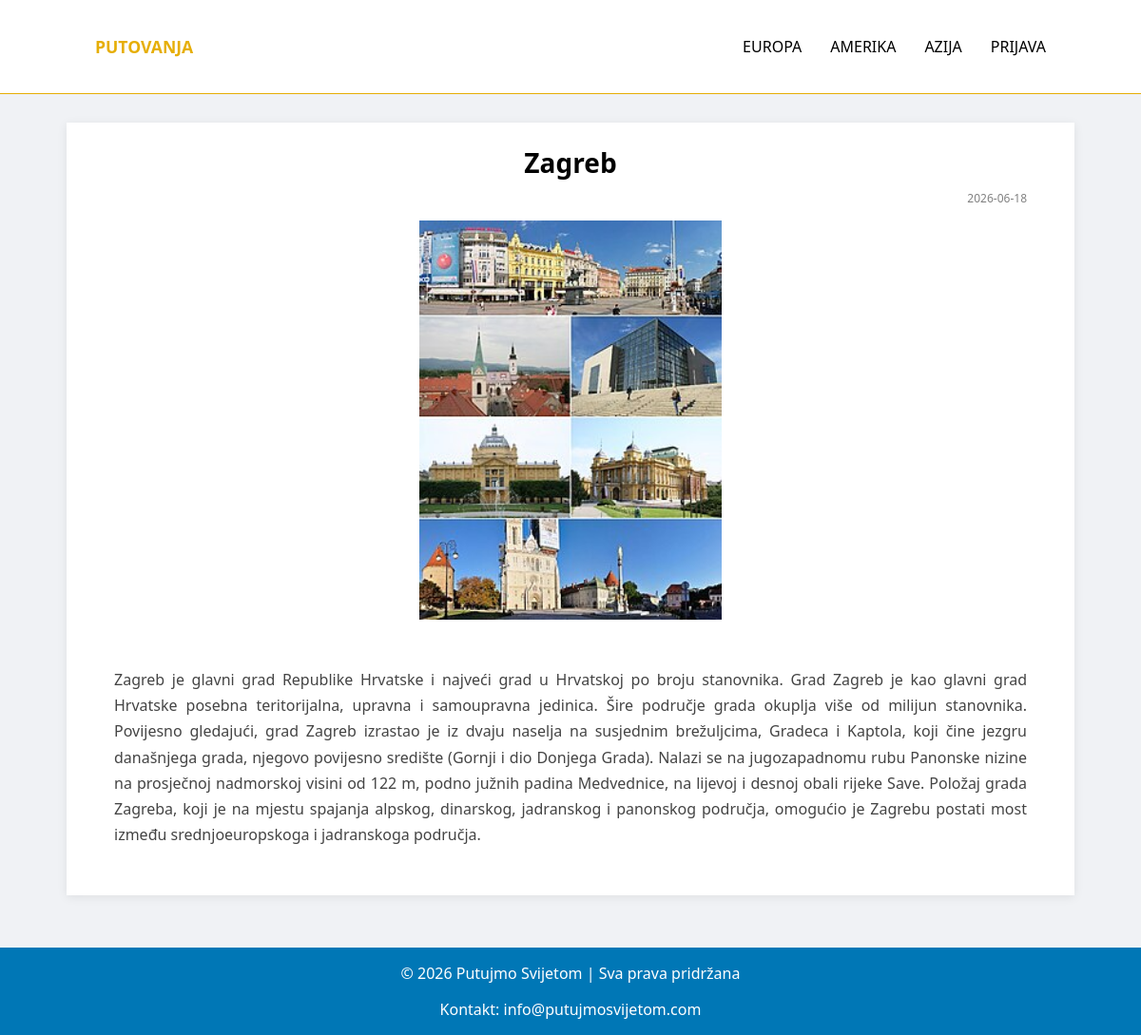
The page /clanak.php?id=3 on the database its author committed.
### tables this page shows
CREATE TABLE `destinacije` (
  `id` int(11) NOT NULL,
  `datum` date NOT NULL,
  `naslov` varchar(100) NOT NULL,
  `sazetak` text NOT NULL,
  `tekst` text NOT NULL,
  `slika` varchar(100) NOT NULL,
  `kategorija` varchar(50) NOT NULL,
  `arhiva` tinyint(1) DEFAULT 0
);

### clanak.php (the view, shortened to what this page needs)
<?php
include 'connect.php';
$id = intval($_GET['id']);
$sql = "SELECT * FROM destinacije WHERE id = $id AND arhiva = 0";
$result = $conn->query($sql);
$row = $result->fetch_assoc();
?>
<!DOCTYPE html>
<html lang="hr">
<head>
    <link rel="stylesheet" href="style.css">
</head>
<body>
<?php include 'header.php'; ?>
<main >
    <section>
        <h1 class="naslov">
        <?php echo $row['naslov']; ?>
        </h1>
        <div class="datum">
            <?php echo $row['datum']; ?>
        </div>
        <img class="slika" src="uploads/<?php echo $row['slika']; ?>" alt="">
        <p class="tekst">
            <?php echo nl2br($row['tekst']); ?>
        </p>
    </section>
</main>
<?php include 'footer.php'; ?>
</body>
</html>

### style.css (style rules this page uses)
:root { --zuta-boja: #e6ae06; --plava-boja: #0077b6; }
body { font-family: 'Segoe UI', Arial, sans-serif; margin: 0; padding: 0; background-color: #f0f2f5; color: #333; display: flex; flex-direction: column; min-height: 100vh; }
main { max-width: 1100px; width: 100%; margin: 30px auto; padding: 0 20px; box-sizing: border-box; flex: 1; }
main section { width: 100%; background-color: #fff; box-shadow: 0 2px 10px rgba(0, 0, 0, 0.08); margin-bottom: 25px; overflow: hidden; }
.naslov { font-size: 28px; margin-bottom: 10px; text-align: center; color: rgb(0, 0, 0); }
.datum { font-size: 12px; color: gray; margin-bottom: 15px; text-align: right; margin-right: 50px; }
.slika { display: block; width: 30%; margin: 0 auto; margin-bottom: 20px; }
.tekst { line-height: 1.7; color: #444; text-align: justify; margin: 50px; }

### rows shown on the page
destinacije: naslov "Zagreb", datum "2026-06-18", slika (picture), tekst "Zagreb je glavni grad Republike Hrvatske i najveći grad u Hrvatskoj po broju stanovnika. Grad Zagreb je kao glavni grad Hrvatske posebna teritorijalna, upravna i samoupravna jedinica. Šire područje grada okuplja više od milijun stanovnika. Povijesno gledajući, grad Zagreb izrastao je iz dvaju naselja na susjednim brežuljcima, Gradeca i Kaptola, koji čine jezgru današnjega grada, njegovo povijesno središte (Gornji i dio Donjega Grada). Nalazi se na jugozapadnomu rubu Panonske nizine na prosječnoj nadmorskoj visini od 122 m, podno južnih padina Medvednice, na lijevoj i desnoj obali rijeke Save. Položaj grada Zagreba, koji je na mjestu spajanja alpskog, dinarskog, jadranskog i panonskog…"
